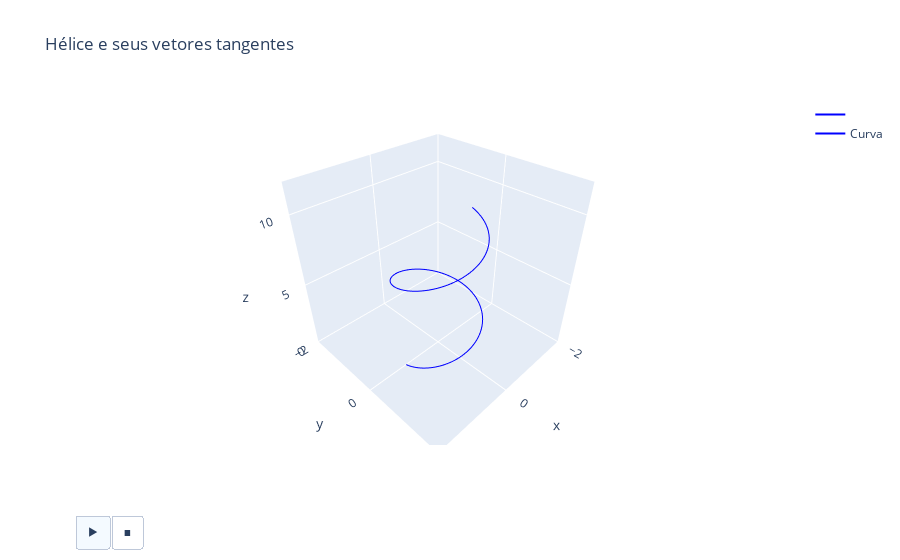

Notebook source saved alongside this figure:
### Code cell
# HIDE CODE
pontos = 300
t = np.linspace(0, 3*np.pi, pontos)
x = np.cos(t)
y = np.sin(t)
z = t
s = np.linspace(-1, 1, pontos)
u = -np.sin(t)
v = np.cos(t)
w = np.ones(pontos)
xm = np.min(np.concatenate((x,x+u))) - 4
xM = np.max(np.concatenate((x,x+u))) + 4
ym = np.min(np.concatenate((y,y+v))) - 4
yM = np.max(np.concatenate((y,y+v))) + 4
zm = np.min(np.concatenate((z,z+w))) - 4
zM = np.max(np.concatenate((z,z+w))) + 4


# Create figure
fig = go.Figure(
    data=[go.Scatter3d(name = "",x=x, y=y,z=z,
                     mode="lines",
                     line=dict(width=2, color="blue")),
          go.Scatter3d(),
          go.Scatter3d(name = "Curva",x=x, y=y,z=z,
                     mode="lines",
                     line=dict(width=2, color="blue"))
        ],
    layout=go.Layout(
        title_text="Hélice e seus vetores tangentes", hovermode="closest",
        updatemenus=#[dict(type="buttons",
                    #      buttons=[dict(label="Play",
                    #                    method="animate",
                    #                    args=[None,{
                    #"frame": {"duration": 20}}])])]
                    [
            {
                "buttons": [
                    {
                        "args": [None, {"frame": {"duration": 20},
                                          "mode": "immediate",
                                          "fromcurrent": True,
                                          "transition": {"duration": 20, "easing": "linear"}}],
                        "label": "&#9654;", # play symbol
                        "method": "animate",
                    },
                    {
                        "args": [[None], {"frame": {"duration": 0},
                                          "mode": "immediate",
                                          "fromcurrent": True,
                                          "transition": {"duration": 0, "easing": "linear"}}],
                        "label": "&#9724;", # pause symbol
                        "method": "animate",
                    },
                ],
                "direction": "left",
                "pad": {"r": 10, "t": 70},
                "type": "buttons",
                "x": 0.1,
                "y": 0,
            }
         ]
                    ),
    frames=[go.Frame(
        data=[
            go.Cone(name = "Vetor tangente",
            x = [x[k] + u[k]],
            y = [y[k] + v[k]],
            z = [z[k] + w[k]],
            u = [u[k]],
            v = [v[k]],
            w = [w[k]],
            #mode="lines+markers",
            colorscale=[[1, 'red'], [1, 'red']],
            showscale=False,
            #marker=dict(color="red", size=20,
            #            symbol= "square",
            #angleref="previous"
            #            )
                        ),
            go.Scatter3d(name = "Vetor tangente",
                         x = [x[k], x[k] + u[k]],
                         y = [y[k], y[k] + v[k]],
                         z = [z[k], z[k]+ w[k]],
                         mode = "lines",
                         line=dict(width=2, color="red")
                         )
            ])

        for k in range(pontos)]
)

fig.update_layout(scene = dict(
        xaxis = dict(nticks=4, range=[-2,2],),
                     yaxis = dict(nticks=4, range=[-2,2],),
                     zaxis = dict(nticks=4, range=[0,12],),),)
fig.show()

### Figure 1 — Plotly figure (JSON) as saved in the notebook; plotly's stock layout.template omitted (floating-point values rounded to 4 significant figures; data arrays with more than 128 entries replaced by an {"elided": "..."} marker saying what was removed)
{"data": [{"line": {"color": "blue", "width": 2}, "mode": "lines", "name": "", "type": "scatter3d", "x": {"elided": "300 float values"}, "y": {"elided": "300 float values"}, "z": {"elided": "300 float values"}}, {"type": "scatter3d"}, {"line": {"color": "blue", "width": 2}, "mode": "lines", "name": "Curva", "type": "scatter3d", "x": {"elided": "300 float values"}, "y": {"elided": "300 float values"}, "z": {"elided": "300 float values"}}], "layout": {"hovermode": "closest", "scene": {"xaxis": {"nticks": 4, "range": [-2, 2]}, "yaxis": {"nticks": 4, "range": [-2, 2]}, "zaxis": {"nticks": 4, "range": [0, 12]}}, "title": {"text": "Hélice e seus vetores tangentes"}, "updatemenus": [{"buttons": [{"args": [null, {"frame": {"duration": 20}, "fromcurrent": true, "mode": "immediate", "transition": {"duration": 20, "easing": "linear"}}], "label": "&#9654;", "method": "animate"}, {"args": [[null], {"frame": {"duration": 0}, "fromcurrent": true, "mode": "immediate", "transition": {"duration": 0, "easing": "linear"}}], "label": "&#9724;", "method": "animate"}], "direction": "left", "pad": {"r": 10, "t": 70}, "type": "buttons", "x": 0.1, "y": 0}]}}
